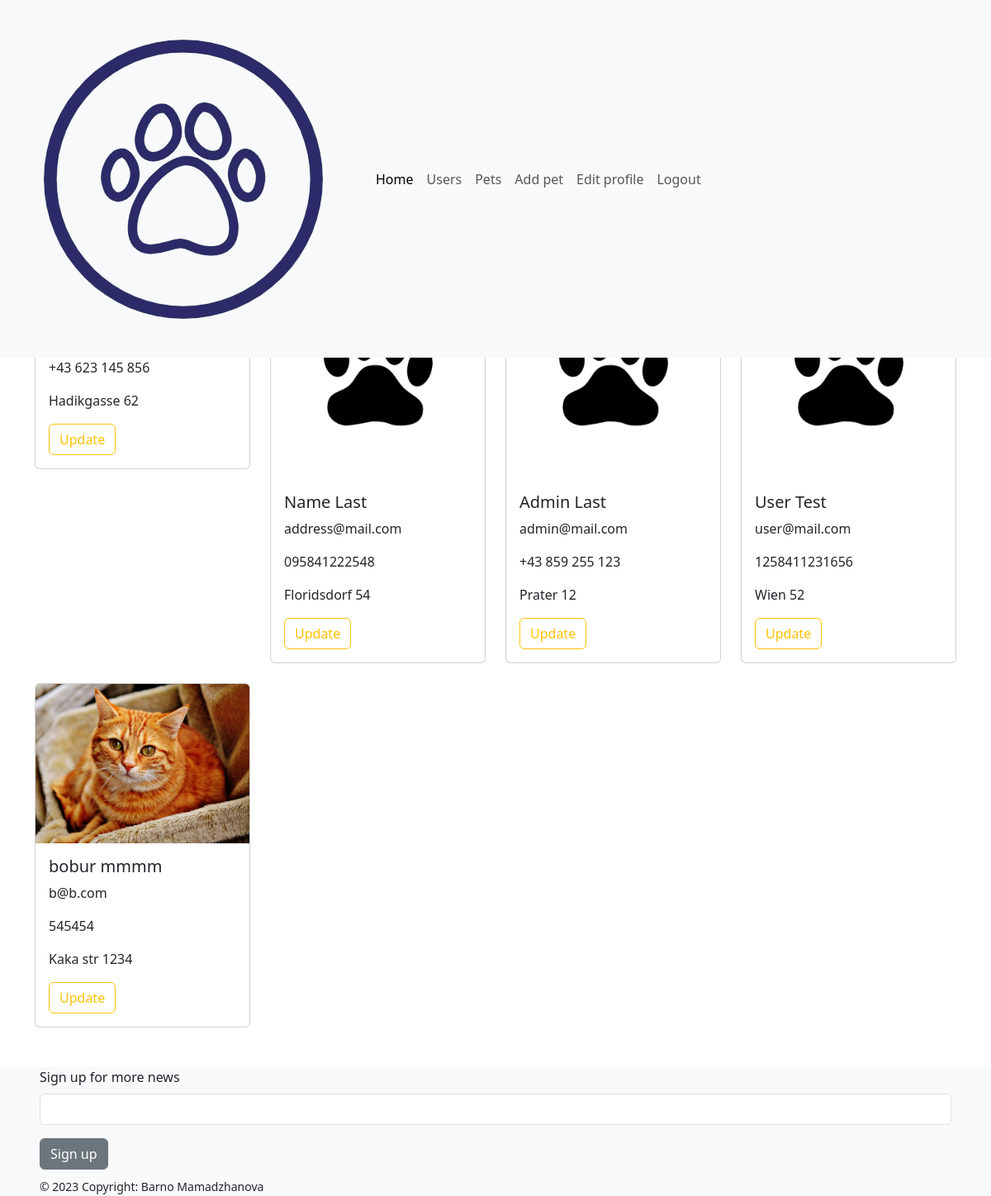
/users_dash.php (signed in), run on the app's committed database.
### tables this page shows
CREATE TABLE `users` (
  `user_id` int(11) NOT NULL,
  `first_name` varchar(255) NOT NULL,
  `last_name` varchar(255) NOT NULL,
  `email` varchar(255) NOT NULL,
  `phone_number` varchar(15) NOT NULL,
  `photo` varchar(255) DEFAULT NULL,
  `address` varchar(255) DEFAULT NULL,
  `password` varchar(255) NOT NULL,
  `status` varchar(4) NOT NULL DEFAULT 'user'
);

### users_dash.php (the view, shortened to what this page needs)
<?php
    require_once 'components/db_connection.php';
    require_once 'components/navbar.php';
    require_once 'components/footer.php';
    $sqlUsers = "SELECT * FROM `users` WHERE `status` != 'adm'";
    $resultUsers = mysqli_query($connect, $sqlUsers);
    $layout = "";
    if(mysqli_num_rows($resultUsers) > 0){
        while($userRow = mysqli_fetch_assoc($resultUsers)){
            $layout .= "<div>
            <div class='card myCard1'>
                <img src='{$userRow["photo"]}' class='card-img-top myCardImg1' alt='{$userRow["first_name"]}'>
                <div class='card-body'>
                <h5 class='card-title'>{$userRow["first_name"]} {$userRow["last_name"]}</h5>
                <p class='card-text'>{$userRow["email"]}</p>
                <p class='card-text'>{$userRow["phone_number"]}</p>
                <p class='card-text'>{$userRow["address"]}</p>
                <a href='users/edit.php?id={$userRow["user_id"]}' class='btn btn-outline-warning'>Update</a>
            </div>
        </div>
        </div>" ;
        }
    }else  {
        $layout .= "No results found!" ;
    }
?>
<!DOCTYPE html>
<html lang="en">
<head>
    <link href="https://cdn.jsdelivr.net/npm/bootstrap@5.3.2/dist/css/bootstrap.min.css" rel="stylesheet"
>
    <link rel="stylesheet" href="style/style.scss">
</head>
<body>
<div class="nav">
   <?php echo $navbar ?>
</div>
<div class="container mt-5 mb-5">
        <div class="row row-cols-lg-4 row-cols-md-3 row-cols-sm-2 row-cols-xs-1 g-4">
            <?= $layout ?>
        </div>
</div>
<div class="footer">
   <?php echo $footer ?>
</div>
</body>
</html>

### components/navbar.php
<?php
    $navbar = "
    <nav class='navbar navbar-expand-lg fixed-top bg-body-tertiary'>
        <div class='container-fluid'>
            <button class='navbar-toggler' type='button' data-bs-toggle='collapse' data-bs-target='#navbarTogglerDemo01'
            aria-controls='navbarTogglerDemo01' aria-expanded='false' aria-label='Toggle navigation'>
            <span class='navbar-toggler-icon'></span>
            </button>
            <div class='collapse navbar-collapse' id='navbarTogglerDemo01'>
            <a class='navbar-brand' href='index.php'><img src='assets/logo.png' class='logoImg' alt='logo'></a>
            <ul class='navbar-nav me-auto mb-2 mb-lg-0'>
                <li class='nav-item'>
                <a class='nav-link active' aria-current='page' href='index.php'>Home</a>
                </li>";
                if(isset($_SESSION["adm"])){
                    $navbar .= "
                    <li class='nav-item'>
                        <a class='nav-link' aria-current='page' href='users_dash.php'>Users</a>
                    </li>
                    <li class='nav-item'>
                        <a class='nav-link' aria-current='page' href='dashboard.php'>Pets</a>
                    </li>
                    <li class='nav-item'>
                        <a class='nav-link' aria-current='page' href='animals/create.php'>Add pet</a>
                    </li>";
                }
                $navbar .= (isset($_SESSION["user"]) || isset($_SESSION["adm"])) ?
                    "<li class='nav-item'>
                        <a class='nav-link' aria-current='page' href='users/edit.php'>Edit profile</a>
                    </li>
                    <li class='nav-item'>
                        <a class='nav-link' aria-current='page' href='users/logout.php'>Logout</a>
                    </li>":
                    "<li class='nav-item'>
                        <a class='nav-link' aria-current='page' href='users/register.php'>Register</a>
                    </li>
                    <li class='nav-item'>
                        <a class='nav-link' aria-current='page' href='users/login.php'>Log in</a>
                    </li>";
                $navbar .= "
                </ul>
            </div>
        </div>
    </nav>
";

### components/footer.php
<?php
$footer = "
    <footer>
    <div class='footer-navigation bg-body-tertiary mt-3'>
        <div class='footer-container mb-2'>
            <div class='foot-icons'>
                <form class='footer_flex justify-content-center flex-lg-row flex-md-row flex-sm-column'>
                    <div class='mb-3 mt-3 mx-5'>
                        <label for='email' class= 'form-label'>Sign up for more news</label>
                        <input  type='email' class='form-control foot-input' id='email' aria-describedby='email' name='email'>
                    </div>
                    <input type='submit' value='Sign up' class='btn btn-secondary ms-5'></input>
                </form>
            </div>
        </div>
        <small class='ms-5'>&copy; 2023 Copyright: Barno Mamadzhanova</small>
    </div>
    </footer>
";
?>

### data on the page
users: phone_number "+43 623 145 856", address "Hadikgasse 62"
users: photo (placeholder picture), first_name "Name", last_name "Last", email "address@mail.com", phone_number "095841222548", address "Floridsdorf 54"
users: photo (placeholder picture), first_name "Admin", last_name "Last", email "admin@mail.com", phone_number "+43 859 255 123", address "Prater 12"
users: photo (placeholder picture), first_name "User", last_name "Test", email "user@mail.com", phone_number "1258411231656", address "Wien 52"
users: photo (picture), first_name "bobur", last_name "mmmm", email "b@b.com", phone_number "545454", address "Kaka str 1234"
